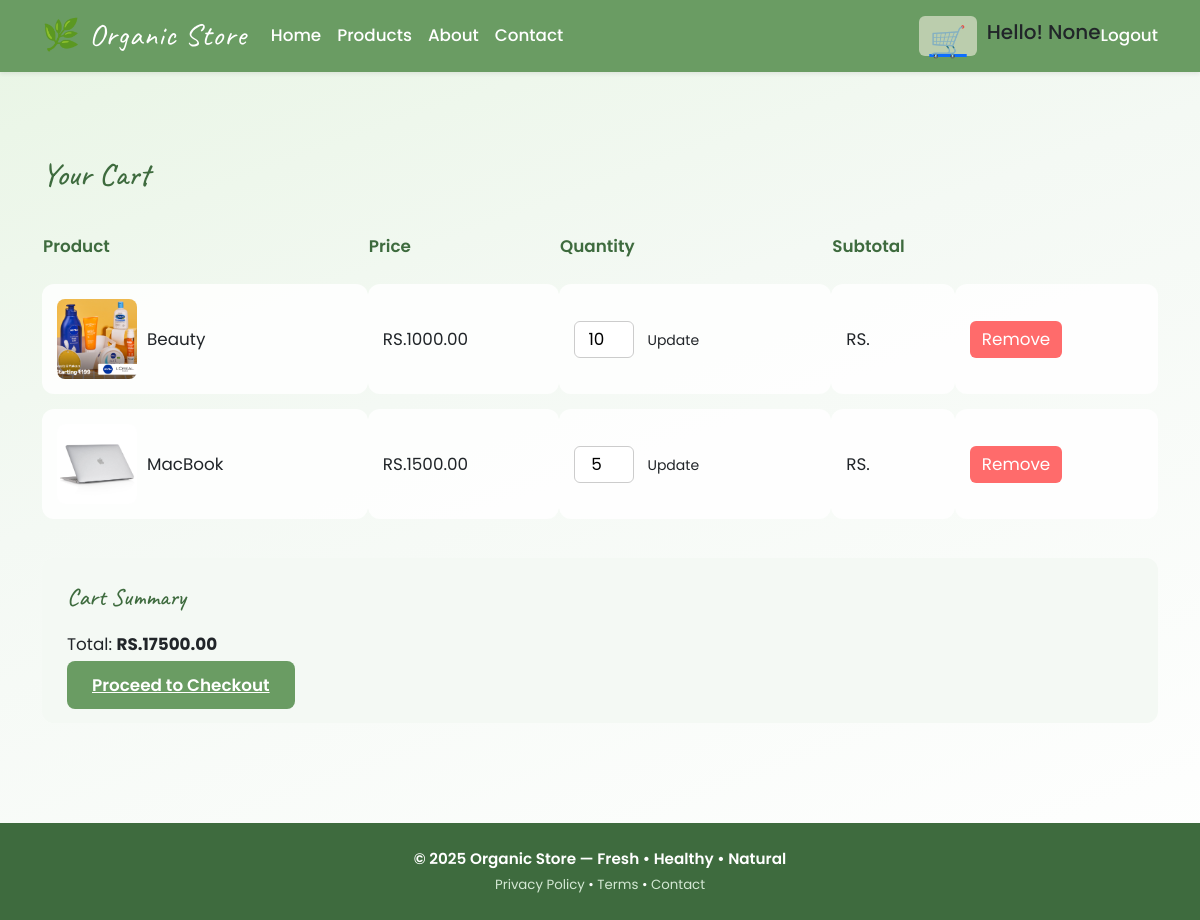
Screenshot of /store/cart/ (signed in) with the database file from the repository.
### accounts/models.py (models this page shows, shortened)
class CustomUser(AbstractUser):
    username = None
    email = models.EmailField(_("email address"), unique=True)
    USERNAME_FIELD = "email"
    REQUIRED_FIELDS = []
    objects = CustomUserManager()

### store/models.py (models this page shows, shortened)
class CartProduct(models.Model): #through model
    product = models.ForeignKey(Product, on_delete=models.CASCADE, related_name="carts")
    cart = models.ForeignKey(Cart, on_delete=models.CASCADE, related_name="cart_products")
    quantity = models.PositiveIntegerField(default=1)
    added_at = models.DateTimeField(auto_now_add=True, null=True)

class Product(models.Model):
    name = models.CharField(max_length=100)
    price = models.DecimalField(max_digits=10, decimal_places=2, default=0.0)
    image = models.ImageField(upload_to="products/",null =True, blank=True)
    featured = models.BooleanField(default=False)
    description = models.TextField(null=True, blank=True)
    created_at = models.DateTimeField(auto_now_add=True, null=True)
    updated_at = models.DateTimeField(auto_now=True, null=True)
    categories = models.ManyToManyField(Category, related_name="products")

### store/views.py (the view)
# urls.py: path("cart/", views.cart, name="cart_page"),
@login_required(login_url=reverse_lazy("accounts:login_page"))
def cart(request):
    try:
        user_cart = request.user.cart
        if cart is not None:
            cart_products = CartProduct.objects.filter(cart=user_cart).annotate(
                subtotal=ExpressionWrapper(
                    F("product__price") * F("quantity"),
                    output_field=DecimalField(max_digits=10, decimal_places=2),
                )
            )
            cart_total = cart_products.aggregate(total=Sum("subtotal"))["total"] or 0
    except Exception:
        messages.error(request, "Something went wrong, please try again later")
        return redirect("store:home_page")
    context = {"products": cart_products, "cart_total": cart_total}
    return render(request, "store/cart.html", context)

### store/templates/store/cart.html (shortened to what this page needs)
{% extends "base.html" %}
{% block content %}
<section class="container cart-container">
    <h2 class="mb-4" style="font-family: 'Caveat', cursive; color: var(--organic-dark);">Your Cart</h2>
    {% if products %}
    <table class="cart-table">
        <thead>
            <tr>
                <th>Product</th>
                <th>Price</th>
                <th>Quantity</th>
                <th>Subtotal</th>
                <th></th>
            </tr>
        </thead>
        <tbody>
            {% for item in products %}
            <tr>
                <td>
                    <div style="display:flex; align-items:center; gap:10px;">
                        <img src="{{ item.product.image.url }}" alt="{{ item.product.name }}">
                        <span>{{ item.product.name }}</span>
                    </div>
                </td>
                <td>RS.{{ item.product.price }}</td>
                <td>
                    <form method="POST" action="{% url 'store:update_cart' item.id %}">
                        <input type="number" name="quantity" value="{{ item.quantity }}" min="1" class="quantity-input">
                        <button type="submit" class="btn btn-sm btn-add">Update</button>
                    </form>
                </td>
                <td>RS.{{ item.get_total_price }}</td>
                <td>
                    <form method="POST" action="{% url 'store:remove_from_cart' item.id %}">
                        <button type="submit" class="btn-remove">Remove</button>
                    </form>
                </td>
            </tr>
        {% endfor %}
        </tbody>
    </table>
    <div class="cart-summary mt-4">
        <h4>Cart Summary</h4>
        <p>Total: <strong>RS.{{ cart_total|floatformat:2 }}</strong></p>
        <a href="" class="btn-checkout">Proceed to Checkout</a>
    </div>
    {% else %}
    <p class="text-center">Your cart is empty. <a href="{% url 'store:products_page' %}"
            style="color: var(--organic-primary);">Shop Now</a>
    </p>
    {% endif %}
</section>
{% endblock content %}

### accounts/common_templates/base.html (shortened to what this page needs)
<!doctype html>
<html lang="en">
<head>
    <link href="https://cdn.jsdelivr.net/npm/bootstrap@5.3.8/dist/css/bootstrap.min.css" rel="stylesheet">
</head>
<body>
    <nav class="navbar navbar-expand-lg navbar-organic shadow-sm">
        <div class="container">
            <a class="navbar-brand" href="{% url 'store:home_page' %}">🌿 Organic Store</a>
            <div class="collapse navbar-collapse" id="navbarOrganic">
                <ul class="navbar-nav me-auto mb-2 mb-lg-0">
                    <li class="nav-item"><a class="nav-link" href="{% url 'store:home_page' %}">Home</a></li>
                    <li class="nav-item"><a class="nav-link" href="{% url 'store:products_page' %}">Products</a></li>
                    <li class="nav-item"><a class="nav-link" href="/about/">About</a></li>
                    <li class="nav-item"><a class="nav-link" href="/contact/">Contact</a></li>
                </ul>
                {% if request.user.is_authenticated %}
                <a class="cart-button" href="{%url 'store:cart_page'%}"> 🛒</a>
                  <h5>Hello! {{ request.user.username }}</h5><br>
                <a class="nav-link" href="{% url 'accounts:logout_page' %}">
                    Logout
                </a>
                {% else %}
                <a class="nav-link" href="{% url 'accounts:login_page' %}">
                    Login
                </a>
                {% endif %}
            </div>
        </div>
    </nav>
    <main class="container pt-4" style="min-height: 75dvh;">
        {% block content %}{% endblock content %}
    </main>
    <footer class="footer-organic text-center">
        <div class="container">
            <p class="mb-1 fw-semibold">© {{ year|default:2025 }} Organic Store — Fresh • Healthy • Natural</p>
            <p class="small mb-0">
                <a href="/privacy/">Privacy Policy</a> •
                <a href="/terms/">Terms</a> •
                <a href="/contact/">Contact</a>
            </p>
        </div>
    </footer>
</body>
</html>

### accounts/common_templates/base.html (style rules this page uses)
:root { --organic-primary: #6a9c63; --organic-dark: #3e6b3e; --organic-light: #f4f9f4; }
body { font-family: 'Poppins', sans-serif !important; font-size: 1.05rem; background: linear-gradient(160deg, #e8f5e4 0%, #f4f9f4 40%, #ffffff 100%); min-height: 100vh; }
.navbar-organic { background-color: var(--organic-primary); }
.navbar-organic .navbar-brand { font-family: 'Caveat', cursive !important; color: white !important; font-size: 1.9rem; letter-spacing: 1px; }
.navbar-organic .nav-link, .navbar-organic .dropdown-toggle { color: white !important; font-weight: 500; }
.footer-organic { background: var(--organic-dark); color: white; padding: 25px 0; margin-top: 40px; font-size: 0.95rem; }
.footer-organic a { color: #d4e8d4; text-decoration: none; }
.cart-button { background-color: rgba(250, 243, 230, 0.564); height : 40px; font-size : 30px; padding : 4px 10px; border-radius : 6px; margin-right : 10px; }

### store/templates/store/cart.html (style rules this page uses)
.cart-container { padding: 60px 0; }
.cart-table { width: 100%; border-collapse: separate; border-spacing: 0 15px; }
.cart-table th { text-align: left; color: var(--organic-dark); font-weight: 600; padding-bottom: 10px; }
.cart-table td { vertical-align: middle; background: #ffffffd9; padding: 15px; border-radius: 12px; }
.cart-table img { width: 80px; height: 80px; object-fit: cover; border-radius: 8px; }
.quantity-input { width: 60px; padding: 5px; border-radius: 6px; border: 1px solid #ccc; text-align: center; }
.btn-remove { background-color: #ff6b6b; color: #fff; border: none; border-radius: 6px; padding: 6px 12px; transition: 0.2s; }
.cart-summary { background: #f4f9f4; padding: 25px; border-radius: 12px; margin-top: 20px; }
.cart-summary h4 { font-family: 'Caveat', cursive !important; color: var(--organic-dark); margin-bottom: 20px; }
.btn-checkout { background-color: var(--organic-primary); color: #fff; border: none; border-radius: 8px; padding: 12px 25px; font-weight: 600; transition: 0.2s; width: 100%; }

### rows the page displays
CustomUser: user.username "None"
CartProduct: product.image (picture), product.name "Beauty", product.price "1000.00", quantity "10"
CartProduct: product.image (picture), product.name "MacBook", product.price "1500.00", quantity "5"

### other values shown
{{ cart_total|floatformat:2 }} "17500.00"
{{ year|default:2025 }} "2025"
